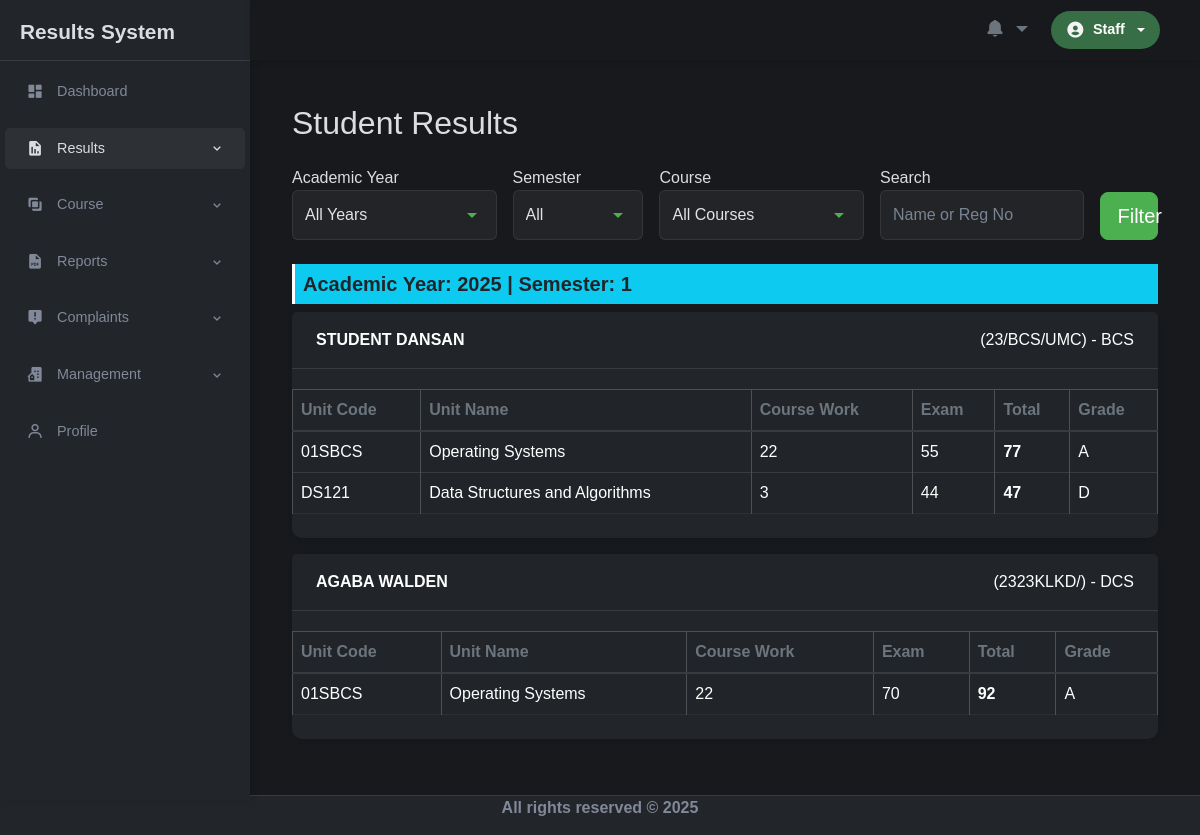
Page /student-results.php (signed in) on the committed database.
### tables this page shows
CREATE TABLE `results` (
  `id` int(11) NOT NULL,
  `code` int(10) NOT NULL,
  `course_work` int(50) DEFAULT NULL,
  `exam` int(50) DEFAULT NULL,
  `academic_year` varchar(20) NOT NULL,
  `semester` int(11) NOT NULL,
  `year_of_study` int(11) NOT NULL,
  `studentId` int(11) DEFAULT NULL,
  `created_at` timestamp NOT NULL DEFAULT current_timestamp()
);

CREATE TABLE `course_unit` (
  `id` int(11) NOT NULL,
  `code` varchar(30) NOT NULL,
  `name` varchar(100) NOT NULL,
  `credit_units` int(10) NOT NULL,
  `create_at` timestamp NOT NULL DEFAULT current_timestamp()
);

CREATE TABLE `students` (
  `studentId` int(11) NOT NULL,
  `name` varchar(100) DEFAULT NULL,
  `student_no` varchar(50) DEFAULT NULL,
  `reg_no` varchar(30) DEFAULT NULL,
  `course` int(11) DEFAULT NULL,
  `department` int(11) DEFAULT NULL,
  `date_of_birth` date DEFAULT NULL,
  `gender` text DEFAULT NULL,
  `nationality` varchar(30) DEFAULT NULL,
  `create_at` timestamp NOT NULL DEFAULT current_timestamp()
);

CREATE TABLE `course` (
  `id` int(11) NOT NULL,
  `course_name` varchar(100) NOT NULL,
  `course_code` varchar(10) NOT NULL,
  `created_at` datetime NOT NULL DEFAULT current_timestamp()
);

### student-results.php (the view, shortened to what this page needs)
<?php
include('header.php');
$search = $_GET['search'] ?? '';
$query = "
    SELECT
        r.academic_year,
        r.semester,
        s.studentId,
        s.name as student_name,
        s.reg_no,
        c.course_name,
        c.course_code,
        cu.name as unit_name,
        cu.code as unit_code,
        r.course_work,
        r.exam
    FROM results r
    JOIN students s ON r.studentId = s.studentId
    JOIN course c ON s.course = c.id
    JOIN course_unit cu ON r.code = cu.id
    WHERE 1=1
";
$query .= " ORDER BY r.academic_year DESC, r.semester ASC, s.reg_no, cu.code";
$stmt = $dbh->prepare($query);
$stmt->execute();
$results = $stmt->fetchAll(PDO::FETCH_ASSOC);
$grouped = [];
foreach ($results as $row) {
    $year = $row['academic_year'];
    $sem = $row['semester'];
    $sid = $row['studentId'];
    if (!isset($grouped[$year])) {
        $grouped[$year] = [];
    }
    if (!isset($grouped[$year][$sem])) {
        $grouped[$year][$sem] = [];
    }
    if (!isset($grouped[$year][$sem][$sid])) {
        $grouped[$year][$sem][$sid] = [
            'name' => $row['student_name'],
            'reg_no' => $row['reg_no'],
            'course_code' => $row['course_code'],
            'results' => [],
        ];
    }
    $grouped[$year][$sem][$sid]['results'][] = [
        'unit_code' => $row['unit_code'],
        'unit_name' => $row['unit_name'],
        'course_work' => $row['course_work'],
        'exam' => $row['exam'],
        'total' => $row['course_work'] + $row['exam'],
    ];
}
function calculateGrade($total) {
    if ($total >= 70) return 'A';
    if ($total >= 40) return 'D';
    return 'F';
}
?>
<main class="container">
    <div class="main-view">
        <h2 class="mb-4">Student Results</h2>
        <form method="GET" class="row g-3 mb-4">
            <div class="col-md-3">
                <label>Academic Year</label>
                <select name="academic_year" class="form-select">
                    <option value="">All Years</option>
                </select>
            </div>
            <div class="col-md-2">
                <label>Semester</label>
                <select name="semester" class="form-select">
                    <option value="">All</option>
                </select>
            </div>
            <div class="col-md-3">
                <label>Course</label>
                <select name="course_id" class="form-select">
                    <option value="">All Courses</option>
                </select>
            </div>
            <div class="col-md-3">
                <label>Search</label>
                <input type="text" name="search" class="form-control" placeholder="Name or Reg No" value="<?= htmlspecialchars($search) ?>">
            </div>
            <div class="col-md-1 d-flex align-items-end">
                <button class="btn btn-primary btn-lg w-100">Filter</button>
            </div>
        </form>
        <?php if (!empty($grouped)): ?>
            <?php foreach ($grouped as $year => $semesters): ?>
                <?php foreach ($semesters as $sem => $students): ?>
                    <h5 class="mt-4 bg-info p-2 border-start text-dark fw-bold border-white border-3">
                        Academic Year: <?= $year ?> | Semester: <?= $sem ?>
                    </h5>
                    <?php foreach ($students as $sid => $student): ?>
                        <div class="card mb-3 shadow-sm">
                            <div class="card-header bg-dark text-white text-uppercase">
                                <strong><?= $student['name'] ?></strong> (<?= $student['reg_no'] ?>) - <?= $student['course_code'] ?>
                            </div>
                            <div class="card-body p-0">
                                <table class="table table-bordered table-dark mb-0">
                                    <thead class="">
                                        <tr>
                                            <th class="fw-bold text-secondary">Unit Code</th>
                                            <th class="fw-bold text-secondary">Unit Name</th>
                                            <th class="fw-bold text-secondary">Course Work</th>
                                            <th class="fw-bold text-secondary">Exam</th>
                                            <th class="fw-bold text-secondary">Total</th>
                                            <th class="fw-bold text-secondary">Grade</th>
                                        </tr>
                                    </thead>
                                    <tbody>
                                        <?php foreach ($student['results'] as $res): ?>
                                            <tr>
                                                <td><?= $res['unit_code'] ?></td>
                                                <td><?= $res['unit_name'] ?></td>
                                                <td><?= $res['course_work'] ?></td>
                                                <td><?= $res['exam'] ?></td>
                                                <td><strong><?= $res['total'] ?></strong></td>
                                                <td><?= calculateGrade($res['total']) ?></td>
                                            </tr>
                                        <?php endforeach; ?>
                                    </tbody>
                                </table>
                            </div>
                        </div>
                    <?php endforeach; ?>
                <?php endforeach; ?>
            <?php endforeach; ?>
        <?php else: ?>
            <div class="alert alert-info text-center">No results found for the selected filters.</div>
        <?php endif; ?>
    </div>
</main>
<?php include('footer.php'); ob_end_flush(); ?>

### assets/styles/styles.css (style rules this page uses)
:root { --light-bg-color: #f8f9fa; --light-tertiary-bg: #e9ecef; --light-text-color: #495057; --light-heading-color: #212529; --light-primary-color: #4CAF50; --light-primary-hover: #3e8e41; --light-active-bg: #e2f3e3; --light-border-color: #dee2e6; --light-card-bg: #ffffff; --bg-color: #17191c; --tertiary-bg-color: #22252a; --txt-color: #818898; --light-txt-color: #dbdde1; --primary-color: #4CAF50; --primary-hover: #3e8e41; --active-bg-color: #4CAF50; }
* { margin: 0; padding: 0; box-sizing: border-box; font-family: Arial, sans-serif; }
body { display: flex; flex-direction: column; min-height: 100vh; color: var(--light-txt-color); background-color: var(--bg-color); }
.container .main-view { margin: 80px 0 0 250px; padding-bottom: 40px; flex: 1; }

### assets/styles/dashboard.css (style rules this page uses)
.card { background: var(--tertiary-bg-color); border: none; border-radius: 10px; margin-bottom: 1.5rem; }
.card-header { background: rgba(0,0,0,0.2); border-bottom: 1px solid rgba(255,255,255,0.1); display: flex; justify-content: space-between; align-items: center; padding: 1rem 1.5rem; }
.table { color: var(--light-txt-color); margin-bottom: 0; }
.table th { border-bottom: 1px solid rgba(255,255,255,0.1); font-weight: 500; }
.table td { border-top: 1px solid rgba(255,255,255,0.1); vertical-align: middle; }

### assets/styles/departments.css (style rules this page uses)
.table-dark { background-color: var(--tertiary-bg-color); color: var(--light-txt-color); margin-bottom: 0; }
.table-dark thead th { border-bottom: 2px solid rgba(255, 255, 255, 0.1); color: var(--primary-color); }
.table-dark tbody tr { border-bottom: 1px solid rgba(255, 255, 255, 0.05); }
.btn-primary { background-color: var(--primary-color); border-color: var(--primary-color); }

### assets/styles/assign.css (style rules this page uses)
.form-control, .form-select { background-color: var(--bg-color); color: var(--light-txt-color); border: 1px solid rgba(255, 255, 255, 0.1); padding: 0.5rem 0.75rem; transition: all 0.3s ease; }

### assets/styles/allocations.css (style rules this page uses)
:root { --dark-primary: #1a1e1e; --dark-secondary: #1e2323; --dark-accent: #1a2e28; --neon-green: #4CAF50; --neon-lime: #A5D6A7; --text-primary: #e2e2e2; --text-secondary: #b8b8b8; --success: #4CAF50; --warning: #FFC107; --danger: #F44336; --glass-bg: rgba(30, 46, 46, 0.7); }
::placeholder { color: #6b7280 !important; opacity: 1 !important; }
.form-control::placeholder { color: rgba(160, 174, 192, 0.7) !important; }
.card-header { display: flex; align-items: center; margin-bottom: 1.25rem; position: relative; }
.card-body { display: flex; flex-direction: column; gap: 0.75rem; margin-bottom: 1.5rem; }

### assets/styles/results.css (style rules this page uses)
:root { --dark-bg: #1a1e29; --dark-card: #1e232e; --dark-accent: #1a2e28; --text-primary: #e0e3e7; --text-secondary: #a1a8b3; --primary-color: #4CAF50; --primary-hover: #3d8b40; --border-color: rgba(255, 255, 255, 0.08); --success: #4CAF50; --warning: #FFC107; --danger: #F44336; }
.form-control, .form-select { width: 100%; padding: 0.75rem; background: #ffffff0d; border: 1px solid var(--border-color); border-radius: 6px; color: var(--text-primary); transition: all 0.2s ease; }
::placeholder { color: #6b7280 !important; opacity: 1 !important; }
input::placeholder, textarea::placeholder, select::placeholder { color: #6b7280 !important; }
select.form-control, select.form-select { appearance: none; -webkit-appearance: none; -moz-appearance: none; background-repeat: no-repeat; background-position: right 0.75rem center; background-size: 1.5rem; padding-right: 2.5rem; }
select option { background-color: var(--dark-card); color: var(--text-primary); }

### rows in the picture
results: year "2025", semester "1", name "STUDENT DANSAN", reg_no "23/BCS/UMC", course_code "BCS", studentId.name "AGABA WALDEN", studentId.reg_no "2323KLKD/", course.course_code "DCS", course_unit.code "01SBCS", course_unit.name "Operating Systems", course_work "22", exam "70", total "92", total "A"
results: course_unit.code "01SBCS", course_unit.name "Operating Systems", course_work "22", exam "55", total "77", total "A"
results: course_unit.code "DS121", course_unit.name "Data Structures and Algorithms", course_work "3", exam "44", total "47", total "D"

### other values in the picture
$user_name "Staff"
